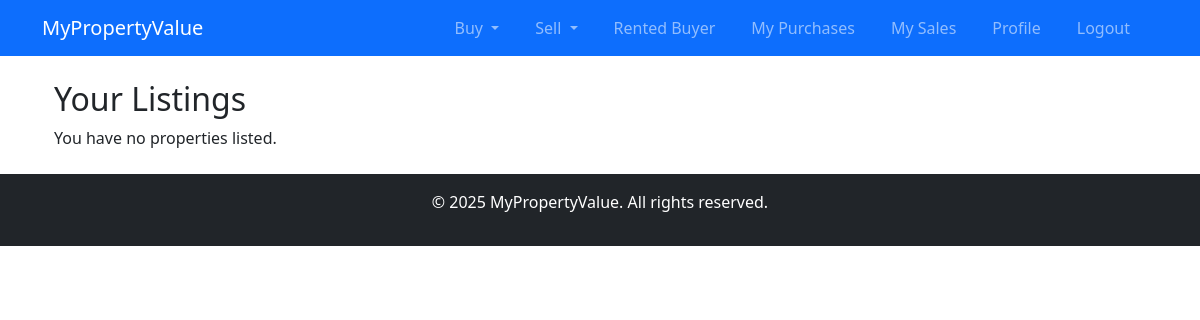
Before: /users/your-listings/ (signed in) with the older database file.
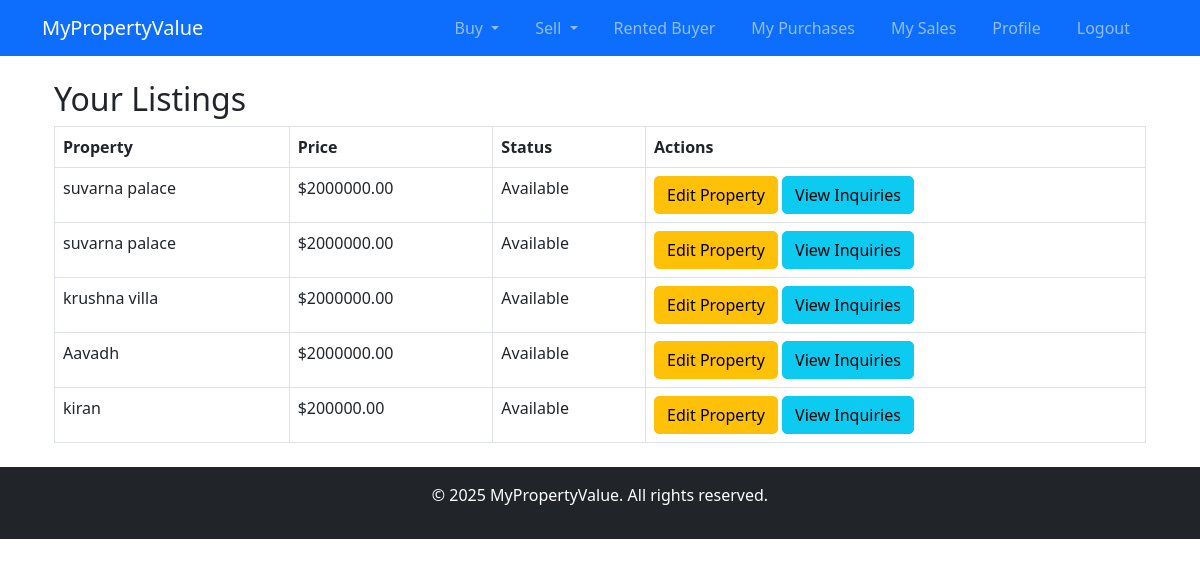
After: the same page with the newer database file.
### users/models.py (models this page shows, shortened)
class Property(models.Model):
    PROPERTY_TYPES = [
        ('Residential', 'Residential'),
        ('Commercial', 'Commercial'),
    ]
    STATUS_CHOICES = [
        ('Available', 'Available'),
        ('Not Available', 'Not Available'),
    ]
    title = models.CharField(max_length=255)
    image = models.ImageField(upload_to='property_images/', blank=True, null=True)
    description = models.TextField()
    price = models.DecimalField(max_digits=12, decimal_places=2)
    property_type = models.CharField(max_length=20, choices=PROPERTY_TYPES)
    location = models.CharField(max_length=255)
    owner = models.ForeignKey(User, on_delete=models.CASCADE)
    name = models.CharField(max_length=255, default="Unnamed Property") # New status field
    is_sold = models.BooleanField(default=False)
    status = models.CharField(max_length=20, choices=STATUS_CHOICES, default='Available')  # Add this field

### users/views.py (the view)
# urls.py: path('your-listings/', your_listings, name='your_listings'),
@login_required
def your_listings(request):
    properties = Property.objects.filter(owner=request.user)
    inquiries = Inquiry.objects.filter(property__owner=request.user)
    return render(request, 'users/your_listings.html', {
        'properties': properties,
        'inquiries': inquiries,
    })

### users/templates/users/your_listings.html
{% extends 'base.html' %} {% block content %}
<div class="container">
  <h2>Your Listings</h2>
  {% if properties %}
  <table class="table table-bordered">
    <thead>
      <tr>
        <th>Property</th>
        <th>Price</th>
        <th>Status</th>
        <th>Actions</th>
      </tr>
    </thead>
    <tbody>
      {% for property in properties %}
      <tr>
        <td>{{ property.title }}</td>
        <td>${{ property.price }}</td>
        <td>{{ property.status }}</td>
        <td>
          <a
            href="{% url 'edit_property' property.id %}"
            class="btn btn-warning"
            >Edit Property</a
          >
          <a
            href="{% url 'view_inquiries' %}?property_id={{ property.id }}"
            class="btn btn-info"
            >View Inquiries</a
          >
        </td>
      </tr>
      {% endfor %}
    </tbody>
  </table>
  {% else %}
  <p>You have no properties listed.</p>
  {% endif %}
</div>
{% endblock %}

Changed rows visible on the page:
added Property: title "suvarna palace", price "2000000.00", status "Available"
added Property: title "suvarna palace", price "2000000.00", status "Available"
added Property: title "krushna villa", price "2000000.00", status "Available"
added Property: title "Aavadh", price "2000000.00", status "Available"
added Property: title "kiran", price "200000.00", status "Available"
Other visible differences:
text no longer shown: "You have no properties listed."
text now shown: "Property Price Status Actions"
